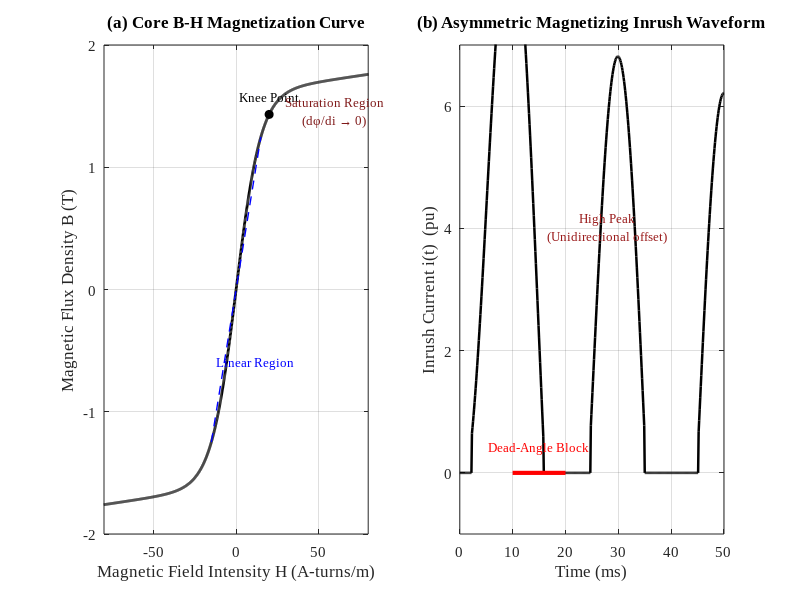

The MATLAB script that drew this image: (Note: this script raises an error after producing the figure.)
%% plot_bh_and_inrush.m
% Generates publication-grade Figure 3.2: Core B-H saturation curve
% alongside the resulting magnetizing inrush current waveform.

clear; close all; clc;

% Figure setup (Times New Roman, wide position)
fig = figure('Color','w','Units','inches','Position',[1 1 11.5 5.0]);

%% Subplot 1: B-H Curve
ax1 = subplot(1,2,1);
hold(ax1, 'on'); grid(ax1, 'on'); box(ax1, 'on');
set(ax1, 'FontName','Times New Roman','FontSize',11);

% Simulated B-H data using arctan/tanh modeling
H = -100:0.1:100;
B = 1.6 * tanh(H/15) + 0.002 * H;

% Draw curve
plot(ax1, H, B, 'k-', 'LineWidth', 2.0);

% Highlight regions
% Knee Point
plot(ax1, 20, B(H == 20), 'ko', 'MarkerFaceColor','k', 'MarkerSize', 6);
text(ax1, 20, B(H == 20) + 0.15, 'Knee Point', 'FontName','Times New Roman','FontSize',9.5, 'HorizontalAlignment','center');

% Linear region
x_lin = [-15 15];
y_lin = 1.6*tanh(x_lin/15) + 0.002*x_lin;
plot(ax1, x_lin, y_lin, 'b--', 'LineWidth', 1.0);
text(ax1, -12, -0.6, 'Linear Region', 'FontName','Times New Roman','FontSize',9.5, 'Color','b');

% Saturation region
text(ax1, 60, 1.45, {'Saturation Region', '(d\phi/di \rightarrow 0)'}, 'FontName','Times New Roman','FontSize',9.5, 'Color',[0.5 0.1 0.1], 'HorizontalAlignment','center');

% Labels and Limits
xlabel(ax1, 'Magnetic Field Intensity H (A-turns/m)', 'FontName','Times New Roman','FontSize',12);
ylabel(ax1, 'Magnetic Flux Density B (T)', 'FontName','Times New Roman','FontSize',12);
xlim(ax1, [-80 80]);
ylim(ax1, [-2.0 2.0]);
title(ax1, '(a) Core B-H Magnetization Curve', 'FontName','Times New Roman','FontSize',12,'FontWeight','bold');

%% Subplot 2: Asymmetric Inrush Waveform
ax2 = subplot(1,2,2);
hold(ax2, 'on'); grid(ax2, 'on'); box(ax2, 'on');
set(ax2, 'FontName','Times New Roman','FontSize',11);

% Time base (2.5 cycles of 50Hz)
t = 0:0.0001:0.05;
w = 2*pi*50;

% Asymmetric inrush current wave equation: rich in 2nd harmonics
i_inrush = 6.0 * (sin(w*t - pi/2) + exp(-t/0.015)) .* (sin(w*t - pi/2) + exp(-t/0.015) > 0.1);

% Plot inrush
plot(ax2, t*1000, i_inrush, 'k-', 'LineWidth', 1.8);

% Highlight 2nd harmonic and dead-angles
plot(ax2, [10 20], [0 0], 'r-', 'LineWidth', 3.0);
text(ax2, 15, 0.4, 'Dead-Angle Block', 'FontName','Times New Roman','FontSize',9.5, 'Color','r', 'HorizontalAlignment','center');
text(ax2, 28, 4.0, {'High Peak', '(Unidirectional offset)'}, 'FontName','Times New Roman','FontSize',9.5, 'Color',[0.6 0.1 0.1], 'HorizontalAlignment','center');

% Labels and Limits
xlabel(ax2, 'Time (ms)', 'FontName','Times New Roman','FontSize',12);
ylabel(ax2, 'Inrush Current i(t)  (pu)', 'FontName','Times New Roman','FontSize',12);
xlim(ax2, [0 50]);
ylim(ax2, [-1.0 7.0]);
title(ax2, '(b) Asymmetric Magnetizing Inrush Waveform', 'FontName','Times New Roman','FontSize',12,'FontWeight','bold');

% Main Title
sgtitle(fig, 'Nonlinear Magnetization & Inrush Waveform Generation', 'FontName','Times New Roman','FontSize',13,'FontWeight','bold');

% Save output
outPath = fullfile(pwd, 'figures', 'bh_and_inrush_characteristic.png');
exportgraphics(fig, outPath, 'Resolution', 300);
close(fig);
fprintf('Successfully generated: %s\n', outPath);
